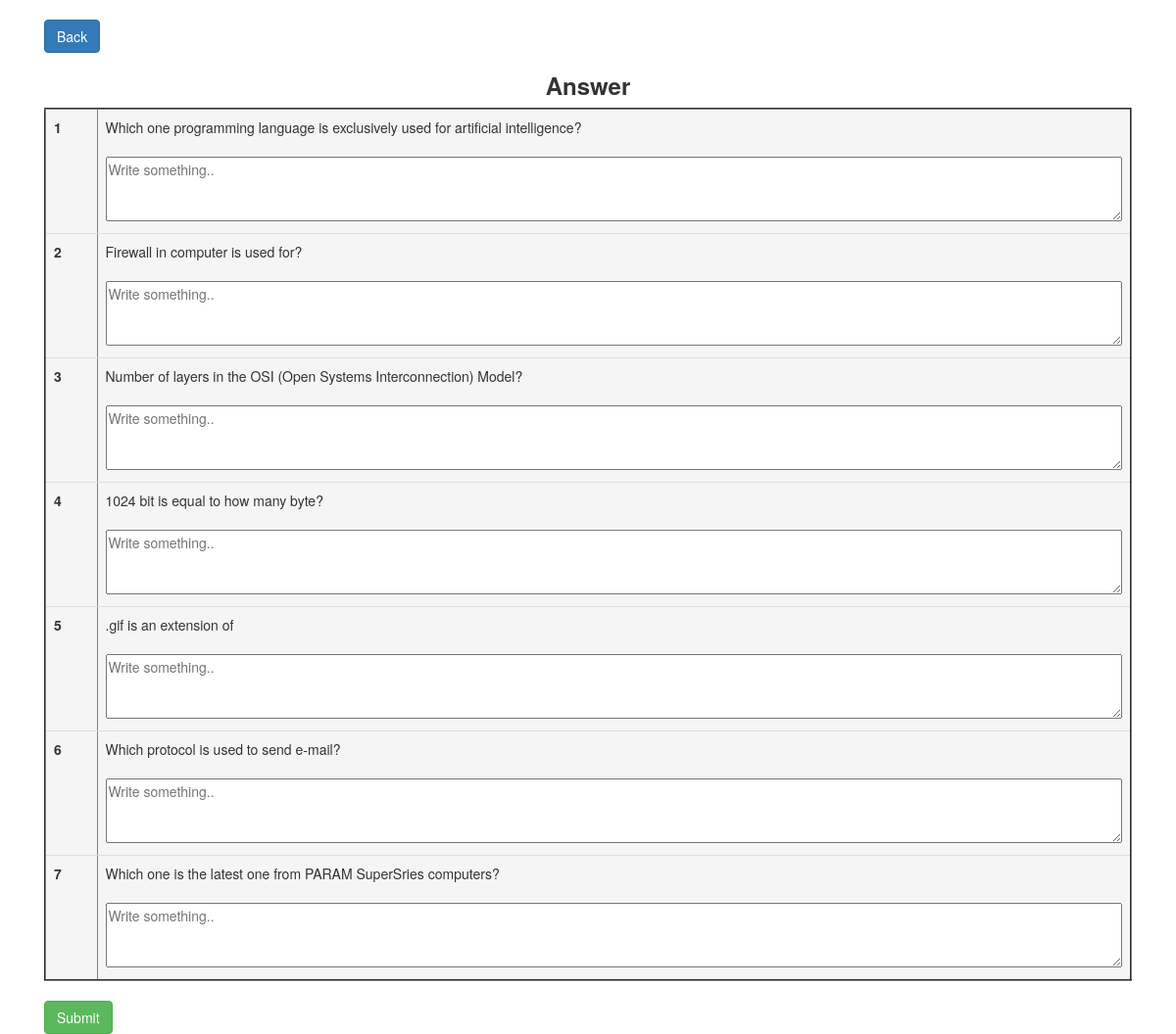
Screenshot of /answer.php (signed in) with the database file from the repository.
### tables this page shows
CREATE TABLE `ask_ques` (
  `id` int(220) NOT NULL,
  `question` varchar(220) NOT NULL,
  `phone` varchar(220) NOT NULL
);

### answer.php (the view, shortened to what this page needs)
<?php
if($_SESSION["phone"]!=''){
 $ph = $_SESSION["phone"];
$link=new mysqli("localhost","root","","ajaxcrud");
?>
<!DOCTYPE html>
<html>
<head>
  <link rel="stylesheet" href="https://maxcdn.bootstrapcdn.com/bootstrap/3.4.1/css/bootstrap.min.css">
</head>
<body>
	<div class="container">
		<div class="col-sm-12">
			<br>
      <a href="dashboard.php" class="btn btn-primary" role="button">Back</a>
      <br>
		</div>
		<div class="col-sm-12">
			<h3 align="center"><b>Answer</b></h3>
      <form action="answer_sub.php" method="POST">
			<table class="table" border="2">
    <tbody>
      <?php
      $num=1;
      $sql_gg=$link->query("SELECT * FROM `ask_ques` WHERE `phone`!= '$ph'");
     while ($out= @mysqli_fetch_assoc($sql_gg)) {
     	?>
     	<tr class="active">
     	<td><b><?php echo $num; ?></b></td>
        <td><?php echo $out['question']; ?><br><br>
          <div class="col-75">
        <textarea id="ans" name="ans[<?php echo $out['id']; ?>]" value=""  rows="3"  placeholder="Write something.." style="width:100%"></textarea>
      </div>
          </td>
      </tr>
      <?php
      $num++;
     }
      ?>
    </tbody>
  </table>
      <button type="submit" name="sub" class="btn btn-success">Submit</button>
</form>
		</div>
	</div>
</body>
</html>
<?php
}
else{
  ?>
  <script>
  window.location='login.php';
</script>
<?php
}
  ?>

### rows the page displays
ask_ques: question "Which one programming language is exclusively used for artificial intelligence?", id "Write something.."
ask_ques: question "Firewall in computer is used for?", id "Write something.."
ask_ques: question "Number of layers in the OSI (Open Systems Interconnection) Model?", id "Write something.."
ask_ques: question "1024 bit is equal to how many byte?", id "Write something.."
ask_ques: question ".gif is an extension of", id "Write something.."
ask_ques: question "Which protocol is used to send e-mail?", id "Write something.."
ask_ques: question "Which one is the latest one from PARAM SuperSries computers?", id "Write something.."
